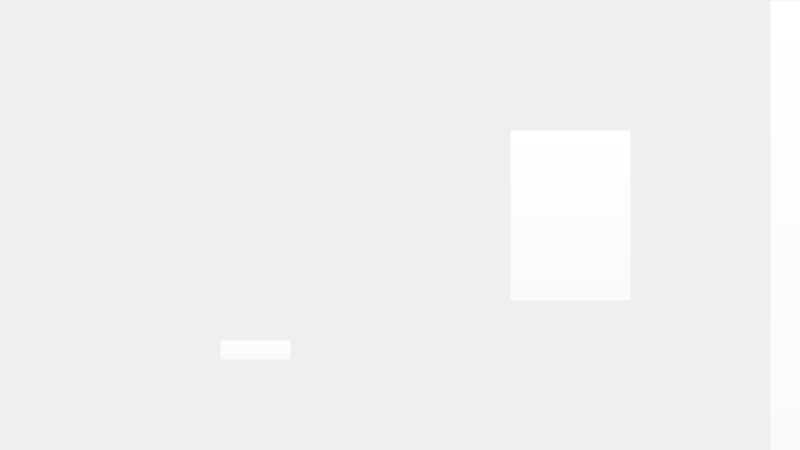
<?xml version="1.0" encoding="UTF-8"?>
<ui version="4.0">
 <class>MainWindow</class>
 <widget class="QMainWindow" name="MainWindow">
  <property name="geometry">
   <rect>
    <x>0</x>
    <y>0</y>
    <width>800</width>
    <height>450</height>
   </rect>
  </property>
  <property name="maximumSize">
   <size>
    <width>800</width>
    <height>450</height>
   </size>
  </property>
  <property name="windowTitle">
   <string>The Backrooms</string>
  </property>
  <widget class="QWidget" name="centralwidget">
   <widget class="QLabel" name="label">
    <property name="geometry">
     <rect>
      <x>0</x>
      <y>0</y>
      <width>801</width>
      <height>451</height>
     </rect>
    </property>
    <property name="text">
     <string/>
    </property>
    <property name="pixmap">
     <pixmap>../img/Home.png</pixmap>
    </property>
   </widget>
   <widget class="QPushButton" name="loopBtn">
    <property name="geometry">
     <rect>
      <x>510</x>
      <y>130</y>
      <width>121</width>
      <height>171</height>
     </rect>
    </property>
    <property name="cursor">
     <cursorShape>PointingHandCursor</cursorShape>
    </property>
    <property name="styleSheet">
     <string notr="true">background-color: rgba(255, 255, 255, 0);</string>
    </property>
    <property name="text">
     <string/>
    </property>
   </widget>
   <widget class="QPushButton" name="escapeBtn">
    <property name="geometry">
     <rect>
      <x>770</x>
      <y>0</y>
      <width>31</width>
      <height>451</height>
     </rect>
    </property>
    <property name="cursor">
     <cursorShape>PointingHandCursor</cursorShape>
    </property>
    <property name="styleSheet">
     <string notr="true">background-color: rgba(255, 255, 255, 0);</string>
    </property>
    <property name="text">
     <string/>
    </property>
   </widget>
   <widget class="QPushButton" name="scareBtn">
    <property name="geometry">
     <rect>
      <x>220</x>
      <y>340</y>
      <width>71</width>
      <height>20</height>
     </rect>
    </property>
    <property name="cursor">
     <cursorShape>WhatsThisCursor</cursorShape>
    </property>
    <property name="styleSheet">
     <string notr="true">background-color: rgba(255, 255, 255, 0);</string>
    </property>
    <property name="text">
     <string/>
    </property>
   </widget>
  </widget>
 </widget>
 <resources/>
 <connections/>
</ui>
